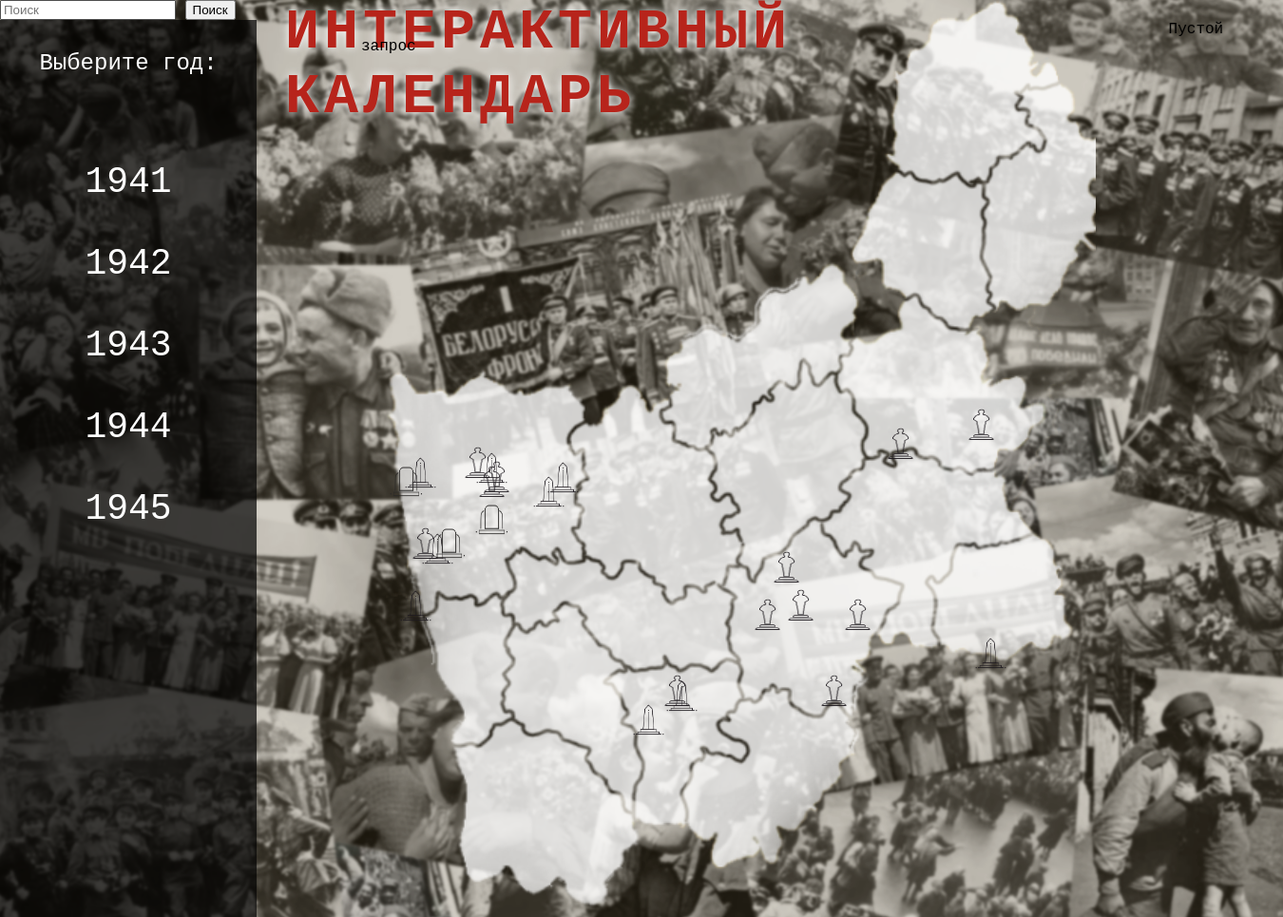
The page / on the database its author committed.
### tables this page shows
CREATE TABLE IF NOT EXISTS `monuments` (
  `monument_id` int(11) NOT NULL AUTO_INCREMENT,
  `title` varchar(255) NOT NULL,
  `date` date NOT NULL,
  `short_description` varchar(255) NOT NULL,
  `full_description` text NOT NULL,
  `tooltip_image` varchar(50) NOT NULL,
  `place_id` int(11) NOT NULL,
  `coords` varchar(10) NOT NULL,
  `metadata` varchar(255) NOT NULL,
  `link` varchar(50) NOT NULL,
  `type_id` int(11) NOT NULL,
  PRIMARY KEY (`monument_id`),
  KEY `type_id` (`type_id`),
  KEY `type_id_2` (`type_id`)
);

### search/GH-master/php/show_monuments.php (the view, shortened to what this page needs)
<?php
	include_once("connection.php");
	$res = mysqli_query($connection,'SELECT monument_id,coords,type_id FROM monuments');
	while($row = mysqli_fetch_array($res))
	{
		$array_coords = explode(";", $row["coords"]);
	 	$x = $array_coords[0];
		$y = $array_coords[1];
if ($row['type_id']==1){
		echo "<img src='images/monument_1.png' id='".$row['monument_id']."' class='monument'
				style='
				left:".$x."px;
				top:".$y."px;
				bottom:0px;
				right:0px;
				position: relative;'/>";
	}
	else if($row['type_id']==2){
		echo "<img src='images/monument_2.png' id='".$row['monument_id']."' class='monument'
				style='
				left:".$x."px;
				top:".$y."px;
				bottom:0px;
				right:0px;
				position: relative;'/>";
	}
	else {
		echo "<img src='images/monument_3.png' id='".$row['monument_id']."' class='monument'
				style='
				left:".$x."px;
				top:".$y."px;
				bottom:0px;
				right:0px;
				position: relative;'/>";
	}
};
?>

### index.php (shortened to what this page needs)
<!DOCTYPE html>
<html lang="en">
<head>
	<link rel="stylesheet" type="text/css" href="css/style.css"/>
</head>
<body class="font">
			<div class="title">
				<p>ИНТЕРАКТИВНЫЙ КАЛЕНДАРЬ</p>
			</div>
	<div id="left-menu">
		<div class="search">
				<input id='search_text' placeholder="Поиск" type="search"/>
				<button type="submit" id="search">Поиск</button>
			</div>
		<div id="years">
			<center><font style="font-size: 24px;">Выберите год:</font></center> <br /> <br />
			<p value="1941" name="year" class="years">1941</p> <br />
			<p value="1942" name="year" class="years">1942</p> <br />
			<p value="1943" name="year" class="years">1943</p> <br />
			<p value="1944" name="year" class="years">1944</p> <br />
			<p value="1945" name="year" class="years">1945</p> <br />
		</div>
		</div>
	<div id='map-container'>
		<img id="map" style="position:absolute;" src="images/mapN.png"/>
		<?php include_once 'php/show_monuments.php'; ?>
		<?php include_once 'php/search.php'; ?>
	</div>
</body>
</html>

### search/GH-master/php/search.php
<?php
	$search_text = $_POST['text'];
	$search_text = trim($search_text);
	$search_text = htmlspecialchars($search_text);
	if (!empty($search_text))
	{
		if(strlen($search_text)>0)
		{
			if (strlen($search_text)>128) echo 'Слишком длинный запрос';
			else
			{
				include_once 'connection.php';
				$query = mysqli_query($connection, 'SELECT place_id,map_image,coords FROM places INNER JOIN events ON events.place_id = places.id_place WHERE events.metadata LIKE "%'.$search_text.'%"');
				$query_1 = mysqli_query($connection, 'SELECT monument_id,title,coords FROM monuments WHERE metadata LIKE "%'.$search_text.'%"');
				$x = mysqli_num_rows($query);
				$x_1 = mysqli_num_rows($query_1);
				if ($x > 0)
				{
					while ($row = mysqli_fetch_array($query))
					{
						$coords_array = explode(';', $row['coords']);
						echo '<img src='.$row["map_image"].' class="icon" style="right:0px; bottom:0px; top:'.$coords_array[1].'px; left:'.$coords_array[0].'px;">';
					}
				}
				if ($x_1 > 0)
				{
					while ($row = mysqli_fetch_array($query_1))
					{
						$coords_array = explode(';', $row['coords']);
						echo '<img src="images/monument_icon.png" id="'.$row['monument_id'].'" class="monument" style="right:0px; bottom:0px; top:'.$coords_array[1].'px; left:'.$coords_array[0].'px; position: relative;">';
					}
				}
			}
		}
		else echo 'Слишком короткий запрос';
	}
	else echo 'Пустой запрос';
?>

### search/GH-master/css/style.css (style rules this page uses)
html, body { height: 100%; min-height: 100%; margin: 0px; padding: 0px; font-family: "Courier New";background-image: url("../images/ФОН.png"); background-size: 100%; ; }
p { margin:0px; padding:0px; }
#left-menu { display: inline; float: left; position:fixed; width: 20%; height: 100%; z-index: 1; }
#years { background-color: rgba(0,0,0,.7); min-height: 100%; width:100%; float: left; display: inline; padding-top: 20px; padding-bottom: 20px; font-family: "Courier New"; font-size: 38px; font-weight: normal; color: white; }
#map-container { height: 720px; width:960px; position: absolute; right: 0px; left:380px; }
#map { opacity: 0.8; }
.font { background-image: url("") }
.monument { height: 35px; width: 35px; z-index: 2; position: fixed; cursor:arrow; }
.years { outline: none; border: 0; font-family: "Courier New"; width:50%; margin:0px auto 0px auto; background: transparent; /// font-size: 40px; font-weight: normal; color: white;*/ }
#left-menu p { text-align: center; }
.title { color: #b7241b; font-size: 60px; display: block; position: fixed; margin-left: 300px; margin-top: 0px; width: 500px; letter-spacing: 5px; font-weight: bold; text-align: left; }
.title p { text-shadow:white 0 0 10px; }

### rows shown on the page
monuments: type_id 1 (drawn)
monuments: type_id 1 (drawn)
monuments: type_id 2 (drawn)
monuments: type_id 2 (drawn)
monuments: type_id 2 (drawn)
monuments: type_id 2 (drawn)
monuments: type_id 2 (drawn)
monuments: type_id 2 (drawn)
monuments: type_id 1 (drawn)
monuments: type_id 2 (drawn)
monuments: type_id 2 (drawn)
monuments: type_id 2 (drawn)
monuments: type_id 1 (drawn)
